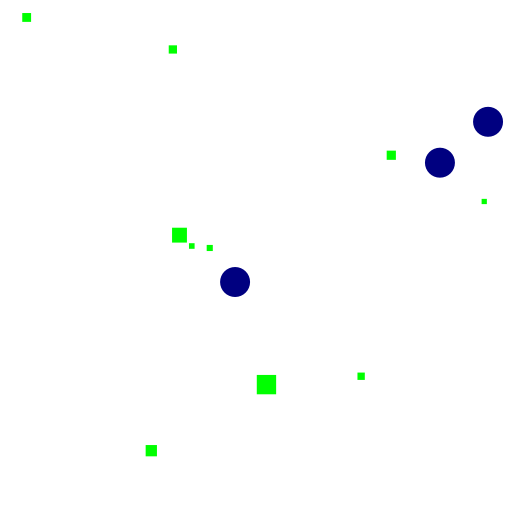
Frame 1 (no input)
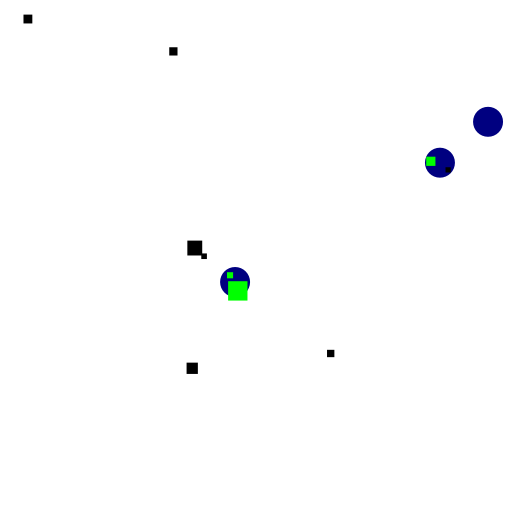
Frame 60 (the mouse pressed at the canvas centre just before this capture)
Frame 120 (the mouse held since frame 60 and released just before this capture): identical to frame 60, image omitted

The Processing sketch that drew these frames (run headless with seeded random() and noise(); from frame 60 on, the mouse is pressed at the canvas centre):

// Processing sketch: Esercizio2
// ── Esercizio2.pde
ArrayList<EnergySpot> E;
ArrayList<Alien> A;
int H, K;

void setup(){
  size(512,512);
  background(255);
  E = new ArrayList<EnergySpot>();
  A = new ArrayList<Alien>();
  H = int(random(1,5));
  K = int(random(7,19));
  for(int i=0; i<H; i++){
   E.add(new EnergySpot(random(0,513),random(0,513))); 
  }
  for(int i=0; i<K; i++){
   A.add(new Alien(random(0,513),random(0,513),random(5,21), random(0,1))); 
  }
}

void draw(){
  background(255);
  for(EnergySpot e : E) {e.run();}
  for(Alien a : A) {a.run(E);}
}

void keyPressed(){
 if(key=='R') setup(); 
}

// ── Alien.pde
class Alien{
 float x, y, L, E, sv;
 color c;
 boolean vivo;
 boolean arrivato;
 
 Alien(float x, float y, float L, float E){
   this.E=E;
   if(E>0) {
     c = color(0,255,0);
     vivo = true;
   }
   else {
     c = color(0);
     vivo = false;
   }
   arrivato = false;
   this.x=x;
   this.y=y;
   this.L=L;
   sv = 2;
 }
 
 void display(){
   noStroke();
   fill(c);
   rectMode(CENTER);
   rect(x,y,L,L);
 }
 
 void move(ArrayList<EnergySpot> e){
   float d = 0, d1 = 0;
   if(vivo && !arrivato){
     int j = 0;
     if(e.size()>0) d1 = dist(x,y,e.get(0).GetX(),e.get(0).GetY());
     for(int i=1; i<e.size(); i++){
         d = dist(x,y,e.get(i).GetX(),e.get(i).GetY());
         if(d<d1) {d1 = d; j = i;}
     }
     if(e.size()>0){
       x += (-x+e.get(j).GetX())/d1 * sv;
       y += (-y+e.get(j).GetY())/d1 * sv;
       E = E - 0.01;
       if(dist(x,y,e.get(j).GetX(),e.get(j).GetY()) < 10){
          arrivato = true; 
       }
     }
   }
 }
 
void checkDeath(){
 vivo=E>0;
 if(!vivo) c = color(0);
}
 
 void run(ArrayList<EnergySpot> e){
  move(e);
  checkDeath();
  display();
 }
}

// ── EnergySpot.pde
class EnergySpot{
 float d, x , y;
 color c;
 
 EnergySpot(float x, float y){
  d = 30;
  c = color(0,0,128);
  this.x = x;
  this.y = y;
 }
 
 float GetX() { return x;}
 
 float GetY() { return y;}
 
 void display(){
   noStroke();
   fill(c);
   ellipse(x,y,d,d);
 }
 
 void run(){
  display(); 
 }
}
